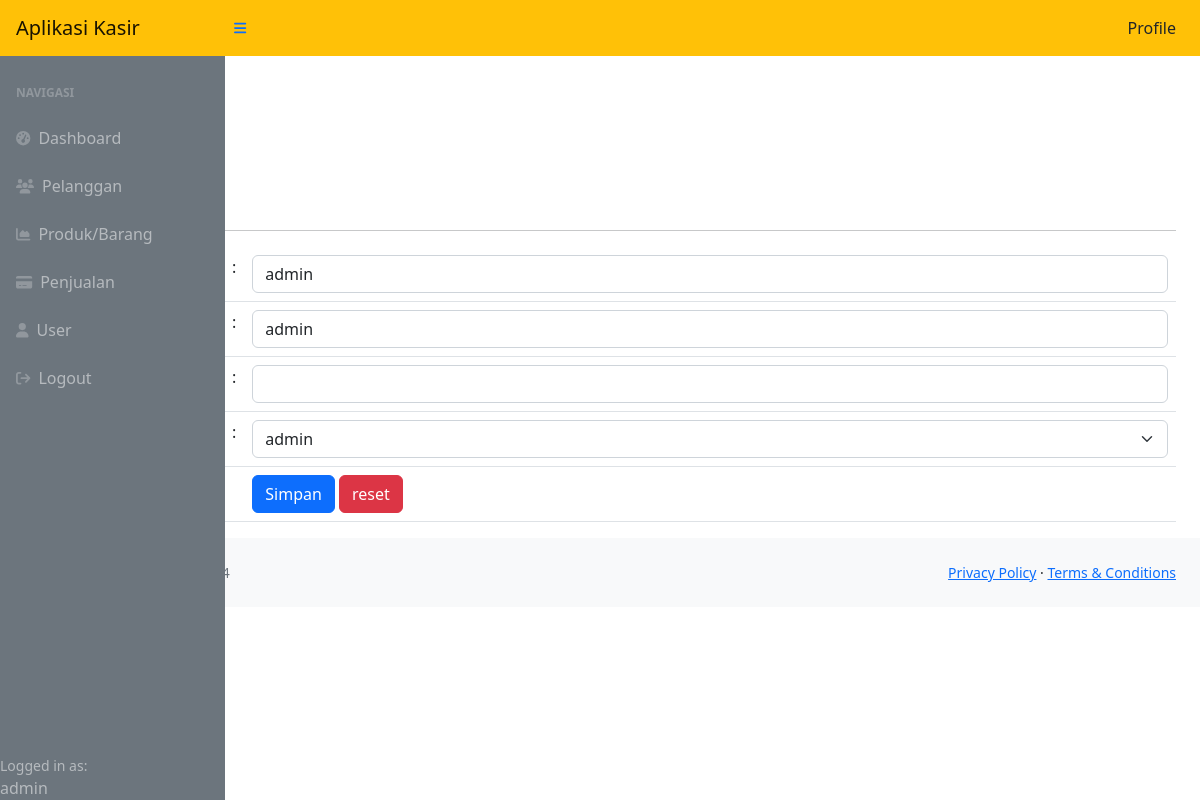
The app's page /aplikasi_kasir/index.php?page=user_ubah&&id=1 (signed in) with its own data.
### tables this page shows
CREATE TABLE `user` (
  `id_user` int(11) NOT NULL,
  `nama` varchar(255) DEFAULT NULL,
  `username` varchar(30) DEFAULT NULL,
  `password` varchar(35) DEFAULT NULL,
  `level` enum('admin','petugas') NOT NULL
);

### aplikasi_kasir/user_ubah.php (the view, shortened to what this page needs)
<?php
$id = $_GET['id'];
$query = mysqli_query($koneksi, "SELECT*FROM user WHERE id_user=$id");
$data = mysqli_fetch_array($query);
?>
<br><br>
<div class="container-fluid px-4">
    <h1 class="mt-4">User</h1>
    <ol class="breadcrumb mb-4">
        <li class="breadcrumb-item active">User</li>
    </ol>
    <a href="?page=user" class="btn btn-primary">Kembali</a>
    <hr>
    <form method="post">
        <table class="table table-border">
            <tr>
                <td width="200">Nama</td>
                <td width="1">:</td>
                <td><input class="form-control" value="<?php echo $data['nama']; ?>" type="text" name="nama"></td>
            </tr>
            <tr>
                <td>Username</td>
                <td>:</td>
                <td><input class="form-control" type="text" value="<?php echo $data['username']; ?>" name="username">
                </td>
            </tr>
            <tr>
                <td>Password</td>
                <td>:</td>
                <td><input class="form-control" type="number" step="0" value="<?php echo $data['password']; ?>"
                        name="password"></td>
            </tr>
            <td>Level</td>
            <td>:</td>
            <td>
                <select class="form-control form-select" name="level">
                    <option value="admin" <?php echo ($data['level'] == 'admin') ? 'selected' : ''; ?>>admin</option>
                </select>
            </td>
            <tr>
                <td></td>
                <td>
                    <button type="submit" class="btn btn-primary">Simpan</button>
                    <button type="reset" class="btn btn-danger">reset</button>
                </td>
            </tr>
        </table>
    </form>
</div>

### records on screen
user: nama "admin", username "admin", level "admin"

### other values on screen
$_SESSION['user']['level'] "admin"
